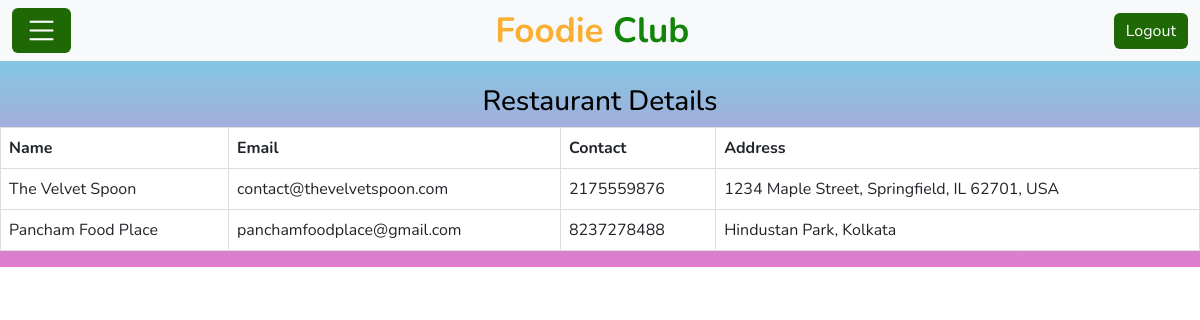
Screenshot of /view_restaurants/ (signed in) with the database file from the repository.
### Restaurant/models.py (models this page shows)
class Restaurant(models.Model):
    res_id=models.AutoField(primary_key=True)
    res_name=models.CharField(max_length=100)
    restaurant_picture=models.ImageField(upload_to='res_picture/',validators=[validate_image],default='res_picture/res_home.jpg')
    email=models.EmailField(unique=True)
    password=models.CharField(max_length=50)
    mobile_number=models.BigIntegerField(unique=True)
    address=models.CharField(max_length=300)

### Admin/views.py (the view)
# urls.py: path('view_restaurants/',views.view_restaurants,name="view_restaurants"),
def view_restaurants(request):
    email=request.session.get('email')
    if request.session and Admin.objects.filter(email=email).exists():
        res=Restaurant.objects.all()
        return render(request,'View_restaurants.html',{'res':res})
    else:
        return redirect('error')

### templates/View_restaurants.html (shortened to what this page needs)
<!DOCTYPE html>
<html lang="en">
<head>
    {%load static%}
    <link href="https://cdn.jsdelivr.net/npm/bootstrap@5.3.0-alpha3/dist/css/bootstrap.min.css" rel="stylesheet">
    <link rel="stylesheet" href="https://cdn.jsdelivr.net/npm/bootstrap-icons@1.11.3/font/bootstrap-icons.min.css">
</head>
<body>
    <div class="navbar navbar-expand-lg bg-light navbar-light">
        <div class="container-fluid">
            <a class="btn btn-primary navbar-brand" data-bs-toggle="offcanvas" href="#offcanvasExample" role="button" aria-controls="offcanvasExample"><i class="bi bi-list" style="color: white;"></i></a>
            <a href="/" class="navbar-brand">Foodie <span>Club</span></a>
            <a href="/logout"><button type="button" class="btn btn-primary">
                Logout
            </button></a>
        </div>
    </div>
    <h3 style="text-align: center; margin-top: 2%;">Restaurant Details</h3>
    <div class="table-wrapper">
        <table class="table">
            <thead>
                <tr>
                    <th scope="col">Name</th>
                    <th scope="col">Email</th>
                    <th scope="col">Contact</th>
                    <th scope="col">Address</th>
                </tr>
            </thead>
            <tbody>
            {% for obj in res %}
                <tr>
                    <td scope="row">{{obj.res_name}}</td>
                    <td>{{obj.email}}</td>
                    <td>{{obj.mobile_number}}</td>
                    <td>{{obj.address}}</td>
                </tr>
            {% endfor %}
            </tbody>
        </table>
    </div>
</body>
</html>

### templates/View_restaurants.html (style rules this page uses)
body { color: black; margin: 0; font-family: 'Nunito', sans-serif; background: linear-gradient(rgb(105, 221, 234), rgb(224, 122, 204)); background-repeat: no-repeat; }
.btn-primary { background-color: #1e6905; border: none; }
.navbar .navbar-brand { margin: 0; color: #fbaf32; font-size: 35px; line-height: 0px; font-weight: 700; font-family: 'Nunito', sans-serif; transition: .5s; }
.navbar .navbar-brand span { color: #128408; }
.table-wrapper { overflow-x: auto; -webkit-overflow-scrolling: touch; }
table { width: 100%; border-collapse: collapse; }
th, td { padding: 8px; border: 1px solid #ddd; text-align: left; }
th { background-color: #f8f9fa; }

### rows the page displays
Restaurant: res_name "The Velvet Spoon", email "contact@thevelvetspoon.com", mobile_number "2175559876", address "1234 Maple Street, Springfield, IL 62701, USA"
Restaurant: res_name "Pancham Food Place", email "panchamfoodplace@gmail.com", mobile_number "8237278488", address "Hindustan Park, Kolkata"
